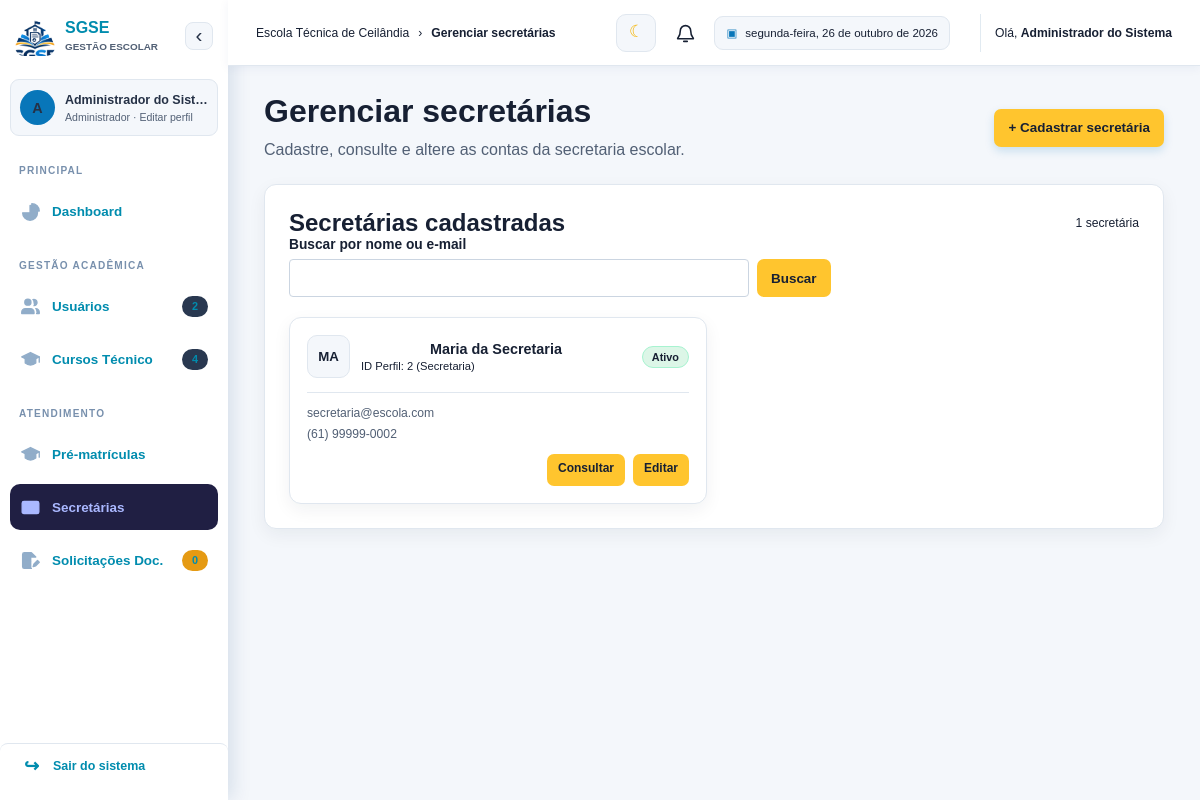
The app's page /view/admin/secretarias.php (signed in) with its own data.
### tables this page shows
CREATE TABLE usuarios (
    id_usuario INT AUTO_INCREMENT PRIMARY KEY,
    id_pessoa INT NOT NULL UNIQUE,
    id_perfil INT NOT NULL,
    email VARCHAR(100) NOT NULL UNIQUE,
    senha VARCHAR(255) NOT NULL,
    foto_perfil VARCHAR(255),
    cargo VARCHAR(100),
    setor VARCHAR(100),
    status ENUM('Ativo', 'Inativo') DEFAULT 'Ativo',
    criado_em TIMESTAMP DEFAULT CURRENT_TIMESTAMP,

    CONSTRAINT fk_usuario_pessoa
        FOREIGN KEY (id_pessoa)
        REFERENCES pessoas(id_pessoa)
        ON DELETE RESTRICT,

    CONSTRAINT fk_usuario_perfil
        FOREIGN KEY (id_perfil)
        REFERENCES perfis(id_perfil)
        ON DELETE RESTRICT
);

CREATE TABLE pessoas (
    id_pessoa INT AUTO_INCREMENT PRIMARY KEY,
    nome VARCHAR(100) NOT NULL,
    cpf VARCHAR(14) NOT NULL UNIQUE,
    telefone VARCHAR(20),
    data_nascimento DATE,
    criado_em TIMESTAMP DEFAULT CURRENT_TIMESTAMP
);

### model/dao/Conexao.php (called while the page is built, shortened)
<?php
if (!class_exists('Conexao')) {
    class Conexao {
        private static $instance = null;
        public static function getConexao() {
            if (!isset(self::$instance)) {
                $host     = "localhost";
                $dbname   = "secretaria_db";
                $usuario  = "root";
                $senha    = "";
                try {
                    self::$instance = new PDO(
                        "mysql:host={$host};dbname={$dbname};charset=utf8mb4",
                        $usuario,
                        $senha
                    );
                    self::$instance->setAttribute(PDO::ATTR_ERRMODE, PDO::ERRMODE_EXCEPTION);
                    self::$instance->setAttribute(PDO::ATTR_DEFAULT_FETCH_MODE, PDO::FETCH_ASSOC);
                } catch (PDOException $e) {
                    die("Erro na conexão com o banco de dados: " . $e->getMessage());
                }
            }
            return self::$instance;
        }
    }
}

### model/dao/UsuarioDAO.php (called while the page is built, shortened)
<?php
require_once __DIR__ . '/Conexao.php';
class UsuarioDAO {
    public function listarSecretarias(string $busca = ''): array {
        try {
            $sql = "SELECT u.id_usuario AS id, p.nome, p.cpf, p.telefone,
                               p.data_nascimento, u.email, u.foto_perfil, u.status
                    FROM usuarios u
                    INNER JOIN pessoas p ON p.id_pessoa = u.id_pessoa
                    WHERE u.id_perfil = 2";
            $params = [];
            $sql .= " ORDER BY p.nome, u.id_usuario";
            $stmt = Conexao::getConexao()->prepare($sql);
            $stmt->execute($params);
            return $stmt->fetchAll(PDO::FETCH_ASSOC);
        } catch (PDOException $e) {
            error_log('Erro ao listar secretarias: ' . $e->getMessage());
            throw new RuntimeException('Não foi possível carregar as secretarias.', 0, $e);
        }
    }
}
?>

### controller/UsuarioController.php (called while the page is built, shortened)
<?php
require_once __DIR__ . '/../model/dao/UsuarioDAO.php';
class UsuarioController {
    public function listarSecretarias(string $busca = ''): array {
        return (new UsuarioDAO())->listarSecretarias($busca);
    }
}
?>

### view/admin/secretarias.php (the view, shortened to what this page needs)
<?php
require_once __DIR__ . '/../../model/dao/Conexao.php';
require_once __DIR__ . '/../../model/dao/UsuarioDAO.php';
require_once __DIR__ . '/../../controller/UsuarioController.php';
$controller = new UsuarioController();
$busca = is_string($_GET['busca'] ?? null) ? trim($_GET['busca']) : '';
$erroListagem = false;
try {
    $secretarias = $controller->listarSecretarias($busca);
} catch (RuntimeException $e) {
    $secretarias = [];
    $erroListagem = true;
}
$secretariaConsulta = null;
include __DIR__ . '/../includes/topo.php';
?>
<div class="admin-workspace">
    <?php include __DIR__ . '/../includes/menu_administrativo.php'; ?>
    <div class="admin-workspace-content">
        <div class="secretary-management">
            <header class="secretary-management-header">
                <div>
                    <h1>Gerenciar secretárias</h1>
                    <p>Cadastre, consulte e altere as contas da secretaria escolar.</p>
                </div>
                <a class="btn admin-primary-button" href="cadastrar_secretaria.php">+ Cadastrar secretária</a>
            </header>
            <?php if (!isset($_GET['ver']) || !$secretariaConsulta): ?>
            <section class="secretary-list card">
                <div class="secretary-list-heading">
                    <h2>Secretárias cadastradas</h2>
                    <span><?= count($secretarias) ?> <?= count($secretarias) === 1 ? 'secretária' : 'secretárias' ?></span>
                </div>
                <form class="secretary-search" action="secretarias.php" method="GET" role="search">
                    <label for="busca-secretaria">Buscar por nome ou e-mail</label>
                    <div>
                        <input type="search" id="busca-secretaria" name="busca"
                               value="<?= htmlspecialchars($busca, ENT_QUOTES, 'UTF-8') ?>">
                        <button type="submit">Buscar</button>
                    </div>
                </form>
                <?php if ($erroListagem): ?>
                    <p class="secretary-alert error" role="alert">Não foi possível carregar a lista de secretárias. Atualize a página e tente novamente.</p>
                <?php elseif ($secretarias): ?>
                    <div class="secretary-card-grid">
                        <?php foreach ($secretarias as $secretaria): ?>
                            <?php
                            $nomeSecretaria = (string)$secretaria['nome'];
                            $iniciaisSecretaria = mb_strtoupper(mb_substr($nomeSecretaria, 0, 2, 'UTF-8'), 'UTF-8');
                            $statusSecretariaAtivo = strtoupper((string)$secretaria['status']) !== 'INATIVO';
                            $fotoPerfilSecretaria = is_string($secretaria['foto_perfil'] ?? null)
                                && preg_match('#^uploads/perfis/[a-f0-9]{32}\.(jpg|png|webp)$#', $secretaria['foto_perfil'])
                                && is_file(__DIR__ . '/../../' . $secretaria['foto_perfil'])
                                ? $secretaria['foto_perfil']
                                : null;
                            ?>
                            <article class="secretary-person-card">
                                <div class="secretary-person-heading">
                                    <?php if ($fotoPerfilSecretaria !== null): ?>
                                        <img class="secretary-person-avatar secretary-person-avatar-image"
                                             src="../../<?= htmlspecialchars($fotoPerfilSecretaria, ENT_QUOTES, 'UTF-8') ?>"
                                             alt="Foto de <?= htmlspecialchars($nomeSecretaria, ENT_QUOTES, 'UTF-8') ?>">
                                    <?php else: ?>
                                        <span class="secretary-person-avatar" aria-label="Sem foto de perfil"><?= htmlspecialchars($iniciaisSecretaria, ENT_QUOTES, 'UTF-8') ?></span>
                                    <?php endif; ?>
                                    <div>
                                        <h3><?= htmlspecialchars($nomeSecretaria, ENT_QUOTES, 'UTF-8') ?></h3>
                                        <p>ID Perfil: 2 (Secretaria)</p>
                                    </div>
                                    <span class="admin-status-badge <?= $statusSecretariaAtivo ? 'is-active' : 'is-inactive' ?>"><?= htmlspecialchars($secretaria['status'], ENT_QUOTES, 'UTF-8') ?></span>
                                </div>
                                <div class="secretary-person-details">
                                    <span><?= htmlspecialchars($secretaria['email'], ENT_QUOTES, 'UTF-8') ?></span>
                                    <?php if (!empty($secretaria['telefone'])): ?>
                                        <span><?= htmlspecialchars($secretaria['telefone'], ENT_QUOTES, 'UTF-8') ?></span>
                                    <?php endif; ?>
                                </div>
                                <div class="secretary-actions">
                                    <a class="btn secretary-secondary-button" href="secretarias.php?ver=<?= (int)$secretaria['id'] ?>">Consultar</a>
                                    <a class="btn" href="editar_secretaria.php?id=<?= (int)$secretaria['id'] ?>">Editar</a>
                                </div>
                            </article>
                        <?php endforeach; ?>
                    </div>
                <?php endif; ?>
            </section>
            <?php endif; ?>
        </div>
    </div>
</div>
</main>
</body>
</html>

### assets/css/estilo_topo.css (style rules this page uses)
body { margin: 0; padding: 0; }

### assets/css/estilo_tema_sistema.css (style rules this page uses)
body.manager-body { --tema-fundo: #f4f7fb; --tema-superficie: #ffffff; --tema-superficie-secundaria: #f4f7fb; --tema-cabecalho: #ffffff; --tema-texto: #172033; --tema-texto-secundario: #526075; --tema-borda: #e0e7ef; --tema-campo: #ffffff; --tema-campo-borda: #cbd5e1; --tema-link: #008cae; --tema-destaque: #ffc52e; --tema-sidebar: #ffffff; --tema-sidebar-texto: #253146; --tema-sombra: 0 6px 18px rgba(23, 32, 51, 0.06); color: var(--tema-texto); background: var(--tema-fundo); }
body.manager-body, body.manager-body .conteudo-principal { color: var(--tema-texto); background-color: var(--tema-fundo); }
body.manager-body .conteudo-principal :is( .admin-welcome p, .admin-date-card div > span, .admin-stat-card > div > span, .admin-stat-card small, .admin-recent-info small, .admin-recent-list time, .admin-status-legend li, .admin-page-header p, .admin-list-count, .admin-empty-state, .secretary-management-header p, .secretary-data dt, .secretary-person-details, .secretary-person-heading p, .secretary-list-heading > span, .workflow-header p, .workflow-page .step small, .service-requests-header p, .service-request-card > small, .service-request-protocol, .service-request-file-help, .profile-header p, .profile-photo-panel span, .user-home-card p ) { color: var(--tema-texto-secundario); }
body.manager-body .conteudo-principal * { color: var(--tema-texto); }
body.manager-body .conteudo-principal :is( .card, .admin-welcome, .workflow-header, .admin-date-card, .admin-stat-card, .admin-panel, .admin-status-donut > div, .admin-list-panel, .admin-list-filters, .secretary-person-card, .secretary-management .card, .secretary-form-card, .course-card, .course-list-card, .service-request-panel, .service-request-card, .user-home-card, .profile-card, .profile-photo-panel, .applicant-card, .application-documents, .personal-data div, .application-summary span, .workflow-course-content ) { color: var(--tema-texto); background: var(--tema-superficie); border-color: var(--tema-borda); box-shadow: var(--tema-sombra); }
body.manager-body .conteudo-principal :is( .admin-welcome, .admin-date-card, .admin-stat-card, .admin-panel, .admin-list-panel, .admin-list-filters, .secretary-person-card, .secretary-management .card, .secretary-form-card, .course-card, .course-list-card, .service-request-panel, .service-request-card, .user-home-card, .profile-card, .applicant-card ) :is(h1, h2, h3, h4, strong, label, p, small, span, dt, dd) { color: inherit; }
body.manager-body .conteudo-principal :is(input, select, textarea) { color: var(--tema-texto); background-color: var(--tema-campo); border-color: var(--tema-campo-borda); }
body.manager-body .conteudo-principal :is(.admin-user-avatar-placeholder, .secretary-person-avatar) { color: var(--tema-link); background: var(--tema-superficie-secundaria); border-color: var(--tema-borda); }
body.manager-body .conteudo-principal :is(input, textarea)::placeholder { color: var(--tema-texto-secundario); opacity: 1; }
body.manager-body .conteudo-principal :is( .admin-dashboard-topline, .admin-panel-heading, .admin-recent-list li, .secretary-person-heading, .secretary-data > div, .service-staff-form, .profile-header, .profile-photo-panel, .application-summary, .review-row ) { border-color: var(--tema-borda); }
body.manager-body .conteudo-principal :is(.btn, button[type="submit"]) { color: #172033; background-color: var(--tema-destaque); }
body.manager-body .conteudo-principal :is(.btn, button[type="submit"]):hover { background-color: #ffae08; }
body.manager-body .conteudo-principal :is(.admin-status-badge.is-active, .status-pill.status-aprovado, .status-pill.status-deferido, .service-request-status.status-concluida) { color: #17643d; background-color: #dcf6e7; }

### records on screen
usuarios: id_pessoa.nome "MA", id_pessoa.nome "Maria da Secretaria", status "Ativo", email "secretaria@escola.com", id_pessoa.telefone "(61) 99999-0002"

### other values on screen
$rotuloPagina "Gerenciar secretárias"
$_SESSION['usuario_nome'] "Administrador do Sistema"
mb_strtoupper(mb_substr($nomeUsuarioMenu, 0, 1, 'UTF-8'), 'UTF-8') "A"
$nomeUsuarioMenu "Administrador do Sist…"
$nomePerfilMenu "Administrador"
$formatarContadorMenu($contadoresMenu['usuarios'] ?? 0) "2"
$formatarContadorMenu($contadoresMenu['cursos'] ?? 0) "4"
$formatarContadorMenu($contadoresMenu['solicitacoes'] ?? 0) "0"
count($secretarias) "1"
